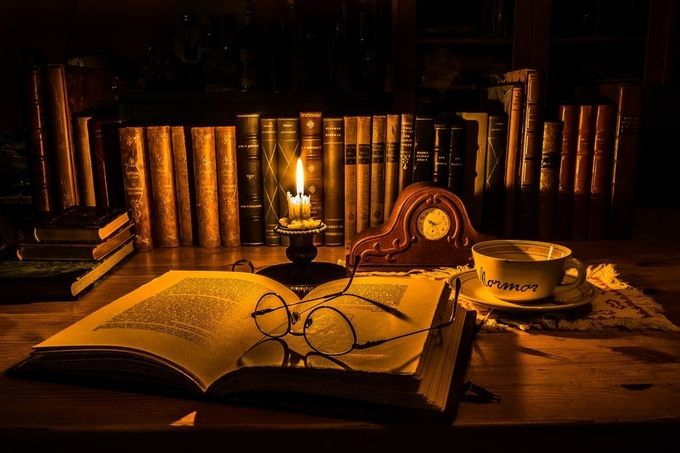
#> input picture Candlelight.jpeg, 680 x 453 px, found by its file name
$ python morph.py
#> lines starting #> are read from the running program, lines starting #| are printed output that depends on the picture; after the words box and inside, x2 and y2 are one past the last pixel; in counts of white or black regions, pixels touching at a corner belong together
import cv2
import numpy as np


img = cv2.imread('candlelight.jpeg', 0)
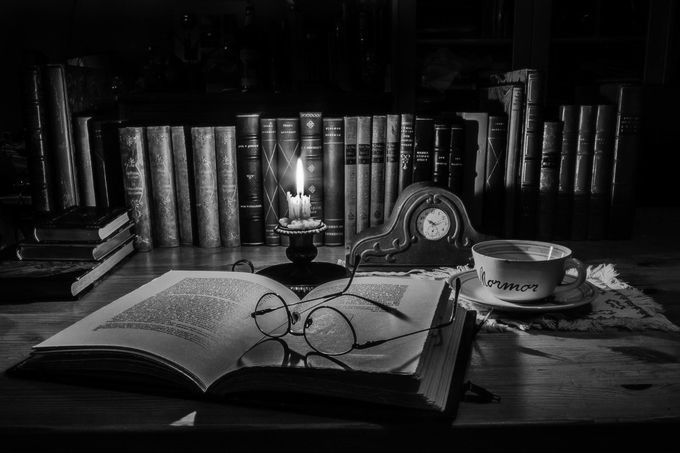
#> img: shape (453, 680); min 0, max 255, mean 35.3


_, thresh = cv2.threshold(img, 127, 255, cv2.THRESH_BINARY)
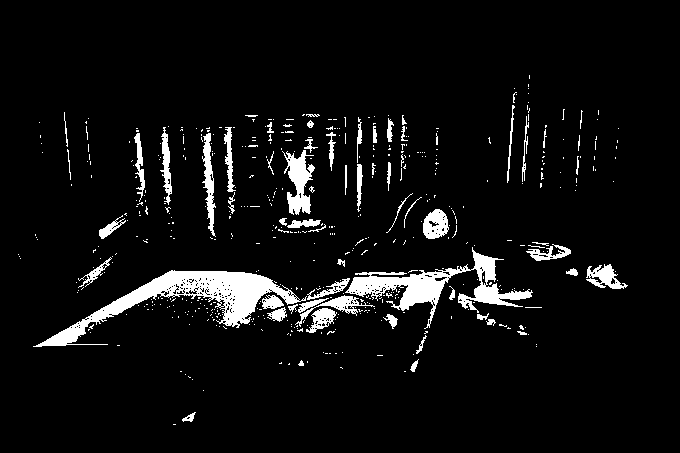
#> thresh: shape (453, 680); 6.2% white; 523 white regions (460 under 20 px), largest, box (x1, y1, x2, y2) and area: (33, 270, 307, 347) 5262, (345, 247, 533, 329) 3768, (282, 150, 315, 215) 1075


kernel = np.ones((5, 5), np.uint8)


erosion = cv2.erode(thresh, kernel, iterations=1)
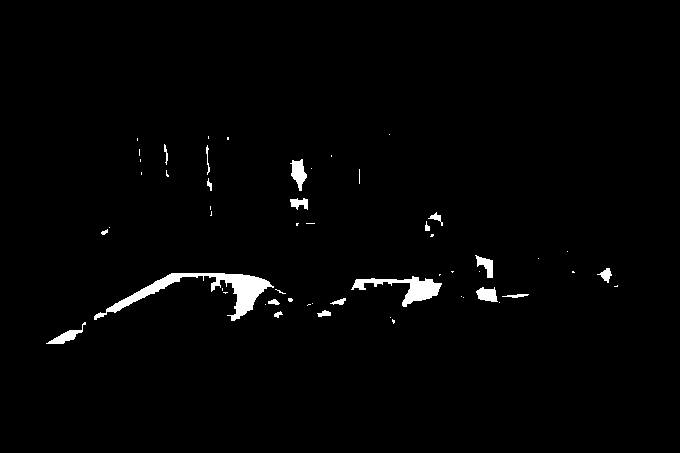
#> erosion: shape (453, 680); 1.6% white; 55 white regions (36 under 20 px), largest, box (x1, y1, x2, y2) and area: (94, 273, 274, 321) 2106, (351, 276, 442, 307) 973, (290, 159, 307, 191) 303
dilation = cv2.dilate(thresh, kernel, iterations=1)
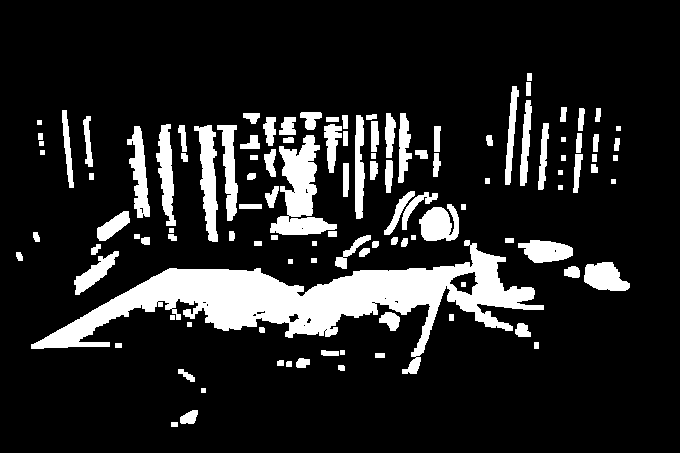
#> dilation: shape (453, 680); 14.5% white; 115 white regions, largest, box (x1, y1, x2, y2) and area: (31, 240, 544, 374) 19726, (270, 135, 337, 235) 3075, (194, 125, 218, 242) 1502
opening = cv2.morphologyEx(thresh, cv2.MORPH_OPEN, kernel)
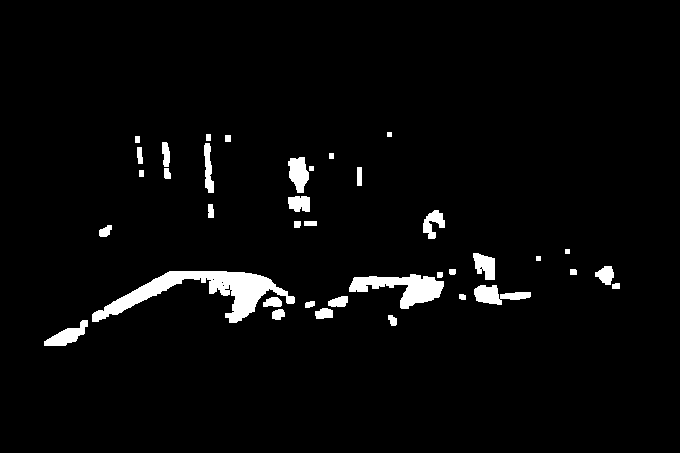
#> opening: shape (453, 680); 3.4% white; 38 white regions, largest, box (x1, y1, x2, y2) and area: (92, 271, 295, 323) 3611, (349, 274, 444, 309) 1609, (474, 285, 531, 305) 618
closing = cv2.morphologyEx(thresh, cv2.MORPH_CLOSE, kernel)
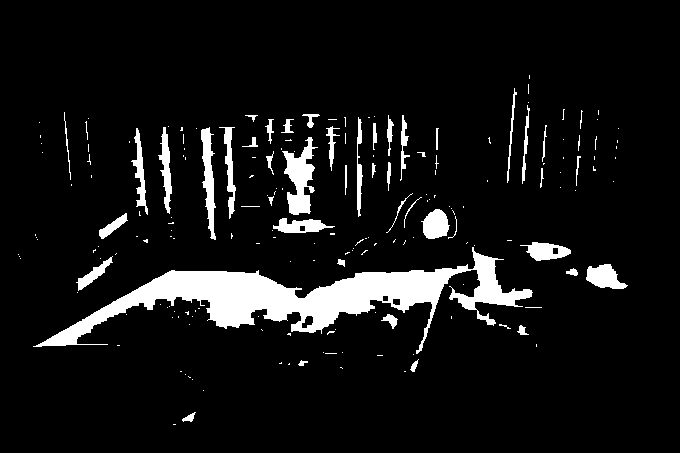
#> closing: shape (453, 680); 8% white; 193 white regions (144 under 20 px), largest, box (x1, y1, x2, y2) and area: (33, 247, 533, 354) 14475, (282, 137, 318, 215) 1368, (201, 127, 216, 240) 865


cv2.imshow("Original Binary", thresh)
cv2.imshow("Erosion", erosion)
cv2.imshow("Dilation", dilation)
cv2.imshow("Opening", opening)
cv2.imshow("Closing", closing)

cv2.waitKey(0)
cv2.destroyAllWindows()
